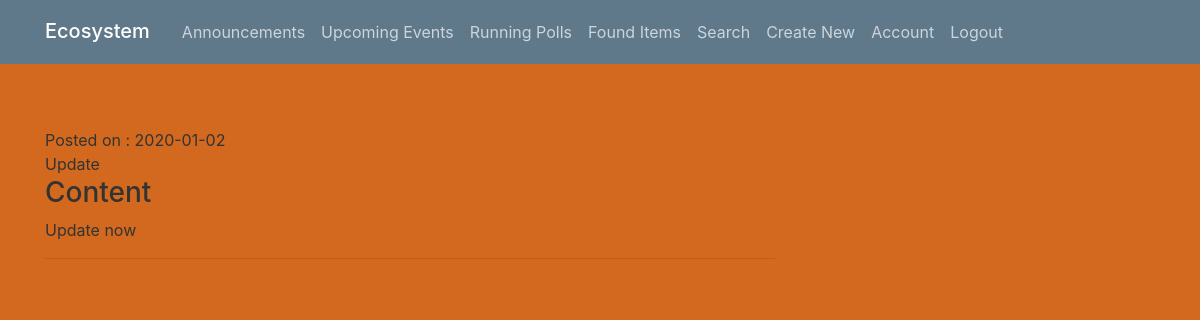
The page /post/1 (signed in) on the database as committed earlier.
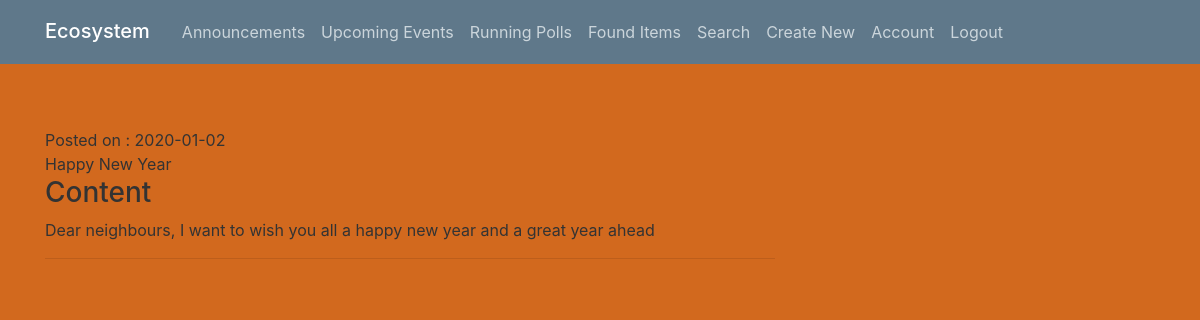
The same page on the database as committed later.
### ecosystem/models.py (models this page shows, shortened)
class Post(db.Model):
    id = db.Column(db.Integer, primary_key = True)
    title = db.Column(db.String(100), nullable= False)
    date_posted = db.Column(db.DateTime, nullable=False, default=datetime.utcnow())
    content = db.Column(db.Text, nullable=False)
    user_id = db.Column(db.Integer, db.ForeignKey('user.id'), nullable=False)
    anonymity = db.Column(db.Boolean, default = False)

### ecosystem/routes.py (the view)
@app.route("/post/<int:post_id>")
@login_required
def post(post_id):
    post = Post.query.get_or_404(post_id)
    return render_template('post.html', title=post.title, post=post)

### ecosystem/models.py (called while the page is built)
@login_manager.user_loader
def load_user(user_id):
    return User.query.get(int(user_id))

### ecosystem/templates/post.html (shortened to what this page needs)
{% extends "layout.html" %}
{% block content %}
        <br>
        <br>
        <a>Posted on : {{ post.date_posted.strftime('%Y-%m-%d') }}</a>
        <br>
        <a>{{ post.title }}</a>
        <br>
        <h3>Content</h3>
        <a>{{ post.content }}</a>
        <hr>
{% endblock content %}

Rows that differ between the two databases and show on the page:
changed Post: title "Update" → "Happy New Year"; content "Update now" → "Dear neighbours, I want to wish you all a happy new year and a great year ahead"
